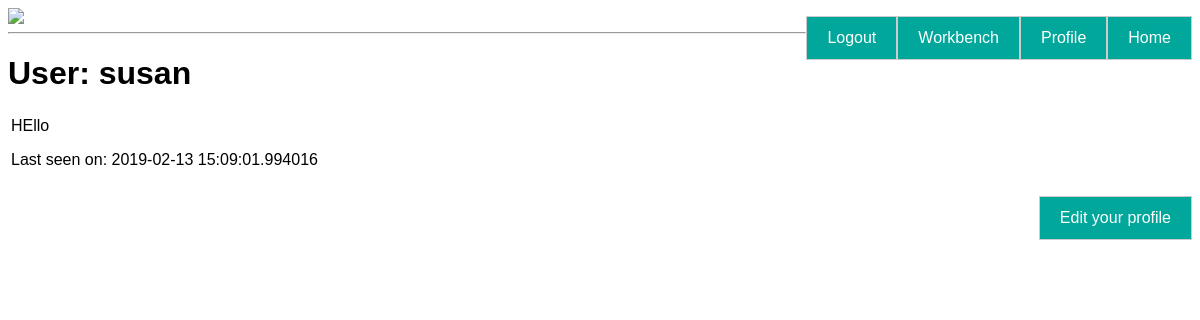
The page /profile/susan (signed in) on the database as committed earlier.
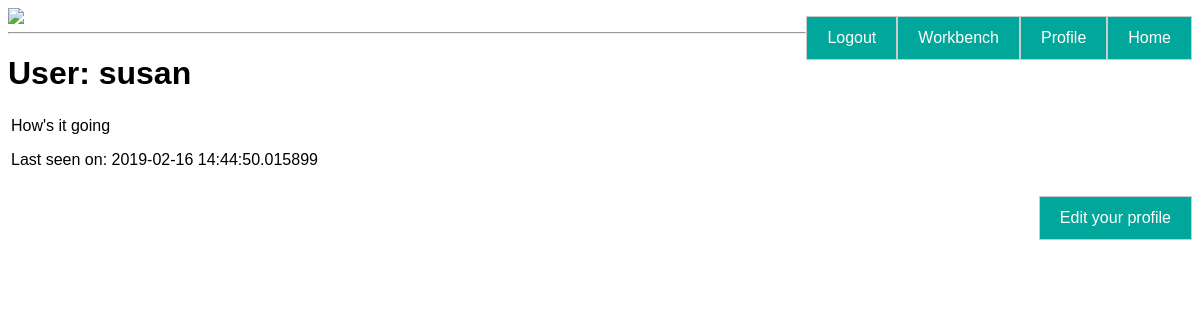
The same page on the database as committed later.
### app/models.py (models this page shows, shortened)
class User(db.Model, UserMixin):
    id = db.Column(db.Integer, primary_key=True)
    username = db.Column(db.String(64), index=True, unique=True)
    email = db.Column(db.String(120), index=True, unique=True)
    password_hash = db.Column(db.String(128))
    posts = db.relationship('Post', backref='author', lazy='dynamic')
    education_info = db.relationship("EducationInfo", backref="author", lazy="dynamic")
    employment = db.relationship("Employment", backref="author", lazy="dynamic")
    professional_studies = db.relationship("ProfessionalStudies", backref="author", lazy="dynamic")
    distinctions_and_awards = db.relationship("DistinctionsAndAwards", backref="author", lazy="dynamic")
    funding_diversification = db.relationship("FundingDiversification", backref="author", lazy="dynamic")
    team_members = db.relationship("TeamMembers", backref="author", lazy="dynamic")
    about_me = db.Column(db.String(140))
    last_seen = db.Column(db.DateTime, default=datetime.utcnow())

### app/routes.py (the view)
@app.route('/profile/<username>')
@login_required
def profile(username):
    user = User.query.filter_by(username=username).first_or_404()
    posts = user.posts
    return render_template('profile.html', user=user, posts=posts, img=svg)

### app/models.py (called while the page is built)
@login.user_loader
def load_user(id):
    return User.query.get(int(id))

### app/routes.py (called while the page is built)
@app.before_request
def before_request():
    if current_user.is_authenticated:
        current_user.last_seen = datetime.utcnow()
        db.session.commit()

### app/templates/profile.html (shortened to what this page needs)
{% extends "base.html" %}
{% block content %}
    <h1>User: {{  user.username }}</h1>
    <table>
        <tr valign=""top>
            <td>
                {%  if user.about_me %}<p>{{ user.about_me }}</p>{% endif %}
                {% if user.last_seen %}<p>Last seen on: {{ user.last_seen }}</p>{%  endif %}
            </td>
        </tr>
    </table>
    {%  if user == current_user %}
    <p><a href="{{  url_for('edit_profile') }}">Edit your profile</a></p>
    {% endif %}
{% endblock %}

### app/templates/base.html (shortened to what this page needs)
<html>
    <head>
        <link rel="stylesheet" href="{{  url_for('static', filename='css/style.css') }}">
    </head>
    <body>
        <div>
            <img src="{{ img }}">
            <a href="{{ url_for('index') }}">Home</a>
            {% if current_user.is_anonymous %}
            <a href="{{ url_for('login') }}">Login</a>
            <a href="{{ url_for('register') }}">Register</a>
            {% else %}
            <a href="{{  url_for('profile', username=current_user.username) }}">Profile</a>
            <a href="{{ url_for('workbench') }}">Workbench</a>
            <a href="{{ url_for('logout') }}">Logout</a>
            {% endif %}
        </div>
        <hr>
        {% block content %}{% endblock %}
    </body>
</html>

### app/static/css/style.css (style rules this page uses)
body { font-family: Arial, Helvetica, sans-serif; }
a { float:right; background-color: #00A79A; color: white; padding: 2em 3em; margin: 8px 0; padding: 12px 20px; display: inline-block; border: 1px solid #ccc; box-sizing: border-box; cursor: pointer; text-decoration: none; }

Rows that differ between the two databases and show on the page:
changed User "susan": about_me "HEllo" → "How's it going"; last_seen "2019-02-13 15:09:01.994016" → "2019-02-16 14:44:50.015899"
